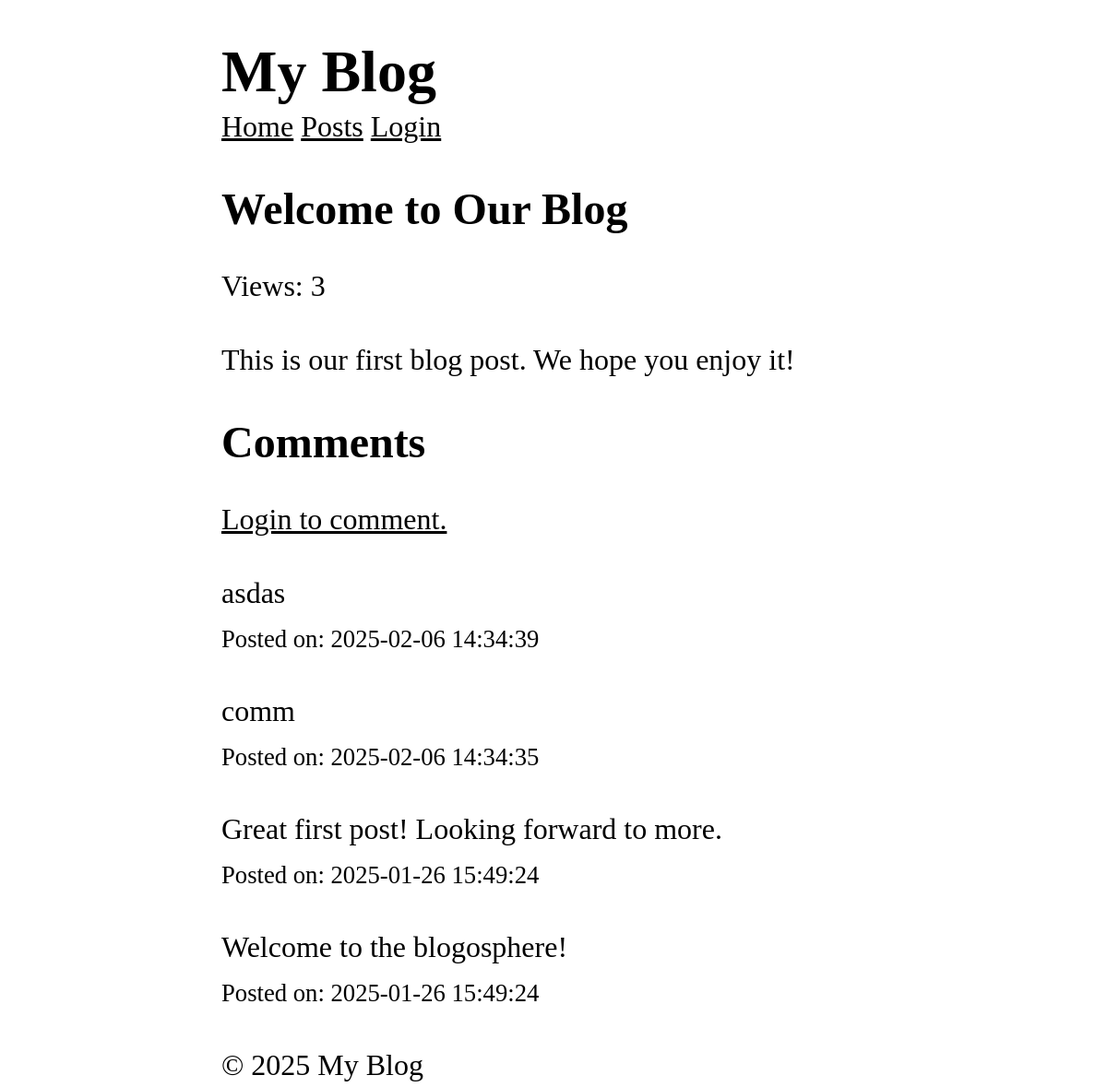
Before: /posts/1 with the older database file.
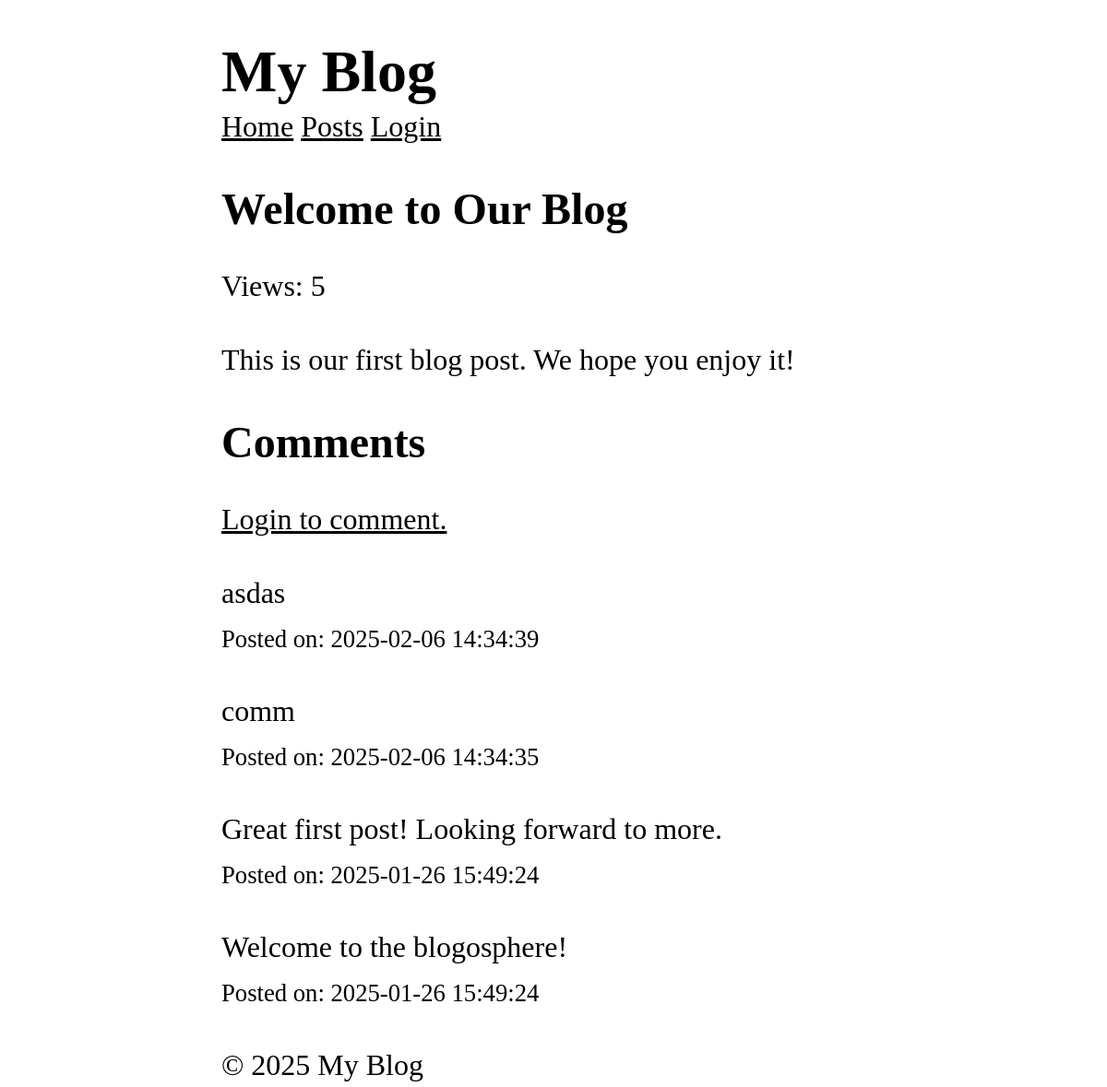
After: the same page with the newer database file.
### tables this page shows
CREATE TABLE posts (
  id INTEGER PRIMARY KEY AUTOINCREMENT,
  title TEXT NOT NULL,
  content TEXT NOT NULL,
  views INTEGER DEFAULT 0,
  user_id INTEGER NOT NULL,
  created_at DATETIME DEFAULT CURRENT_TIMESTAMP,
  FOREIGN KEY (user_id) REFERENCES users (id)
);

CREATE TABLE comments (
  id INTEGER PRIMARY KEY AUTOINCREMENT,
  content TEXT NOT NULL,
  user_id INTEGER NOT NULL,
  post_id INTEGER NOT NULL,
  created_at DATETIME DEFAULT CURRENT_TIMESTAMP,
  FOREIGN KEY (user_id) REFERENCES users (id),
  FOREIGN KEY (post_id) REFERENCES posts (id)
);

### core/Router.php (called while the page is built, shortened)
<?php
class Router
{
  protected array $routes = [];
  protected array $globalMiddleware = [];
  protected array $routeMiddleware = [];
  public function add(string $method, string $uri, string $controller, array $middlewares = []): void
  {
    $this->routes[] = [
      'method' => $method,
      'uri' => $uri,
      'controller' => $controller,
      'middlewares' => $middlewares
    ];
  }
  public function addGlobalMiddleware(string $middleware): void
  {
    $this->globalMiddleware[] = $middleware;
  }
  public function addRouteMiddleware(string $name, string $middleware): void
  {
    $this->routeMiddleware[$name] = $middleware;
  }
  public function dispatch(string $uri, string $method): string
  {
    $route = $this->findRoute($uri, $method);
    $middlewares = [...$this->globalMiddleware, ...array_map(fn($name) => $this->routeMiddleware[$name], $route['middlewares'])];
    return $this->runMiddleware($middlewares, function () use ($route) {
      [$controller, $action] = explode('@', $route['controller']);
      return $this->callAction($controller, $action, $route['params']);
    });
  }
  protected function runMiddleware(array $middlewares, callable $target): mixed
  {
    $next = $target;
    foreach (array_reverse($middlewares) as $middleware) {
      $next = function () use ($middleware, $next) {
        error_log("Middleware running $middleware");
        return (new $middleware)->handle($next);
      };
    }
    return $next();
  }
  protected function findRoute(string $uri, string $method): ?array
  {
    foreach ($this->routes as $route) {
      $params = $this->matchRoute($route['uri'], $uri);
      if ($params !== null && $route['method'] === $method) {
        return [...$route, 'params' => $params];
      }
    }
    return null;
  }
  protected function matchRoute(string $routeUri, string $requestUri): ?array
  {
    $routeSegments = explode('/', trim($routeUri, '/'));
    $requestSegments = explode('/', trim($requestUri, '/'));
    if (count($routeSegments) !== count($requestSegments)) {
      return null;
    }
    $params = [];
    foreach ($routeSegments as $index => $routeSegment) {
      if (str_starts_with($routeSegment, '{') && str_ends_with($routeSegment, '}')) {
        $params[trim($routeSegment, '{}')] = $requestSegments[$index];
      } elseif ($routeSegment !== $requestSegments[$index]) {
        return null;
      }
    }
    return $params;
  }
  protected function callAction(string $controller, string $action, array $params): string
  {
    return (new $controllerClass)->$action(...$params);
  }
}

### app/Services/Auth.php (called while the page is built, shortened)
<?php
class Auth
{
  protected static $user = null;
  public static function user(): ?User
  {
    if (static::$user === null) {
      $userId = $_SESSION['user_id'] ?? null;
      static::$user = $userId
        ? User::find($userId)
        : RememberMe::user();
    }
    return static::$user;
  }
}

### app/Services/RememberMe.php (called while the page is built, shortened)
<?php
class RememberMe
{
  public static function user(): ?User
  {
    $tokenString = $_COOKIE[static::COOKIE_NAME] ?? null;
    if (!$tokenString) {
      return null;
    }
    $token = RememberToken::findValid($tokenString);
    $user = User::find($token->user_id);
    return $user;
  }
}

### app/Services/Csrf.php (called while the page is built, shortened)
<?php
class CSRF
{
  public static function verify(?string $token = null): bool
  {
    $method = $_SERVER['REQUEST_METHOD'];
    if (in_array($method, ['GET', 'HEAD', 'OPTIONS'])) {
      return true;
    }
    return false;
  }
}

### core/App.php (called while the page is built, shortened)
<?php
class App {
  protected static $container = [];
  public static function bind(string $key, mixed $value): void {
    static::$container[$key] = $value;
  }
  public static function get(string $key): mixed {
    return static::$container[$key];
  }
}

### core/Model.php (called while the page is built, shortened)
<?php
abstract class Model
{
  protected static string $table;
  public static function find(mixed $id): ?static
  {
    $db = App::get('database');
    return $db->fetch("SELECT * FROM " . static::$table . " WHERE id = ?", [$id], static::class);
  }
}

### core/Database.php (called while the page is built, shortened)
<?php
class Database
{
  protected $pdo;
  public function __construct(array $config)
  {
    try {
      $dsn = $this->createDsn($config);
      $username = $config['username'] ?? null;
      $password = $config['password'] ?? null;
      $options = $config['options'] ?? null;
      $this->pdo = new PDO($dsn, $username, $password, $options);
      $this->pdo->setAttribute(PDO::ATTR_ERRMODE, PDO::ERRMODE_EXCEPTION);
    } catch (PDOException $e) {
      throw new Exception("Could not connect to the database");
    }
  }
  protected function createDsn(array $config): string
  {
    $driver = $config['driver'];
    $dbname = $config['dbname'];
    return match ($driver) {
      'sqlite' => "sqlite:$dbname",
      default => throw new Exception("Unsupported database driver: $driver")
    };
  }
  public function query(string $sql, array $params = []): PDOStatement
  {
    $stmt = $this->pdo->prepare($sql);
    $stmt->execute($params);
    return $stmt;
  }
  public function fetchAll(string $sql, array $params = [], ?string $className = null): array
  {
    $stmt = $this->query($sql, $params);
    if ($className) {
      $results = $stmt->fetchAll(PDO::FETCH_ASSOC);
      return array_map(function ($row) use ($className) {
        $object = new $className();
        foreach ($row as $key => $value) {
          if (property_exists($object, $key)) {
            $object->$key = $value;
          }
        }
        return $object;
      }, $results);
    }
    return $stmt->fetchAll(PDO::FETCH_ASSOC);
  }
  public function fetch(string $sql, array $params = [], ?string $className = null): mixed
  {
    $stmt = $this->query($sql, $params);
    if ($className) {
      $result = $stmt->fetch(PDO::FETCH_ASSOC);
      if ($result) {
        $object = new $className();
        foreach ($result as $key => $value) {
          if (property_exists($object, $key)) {
            $object->$key = $value;
          }
        }
        return $object;
      }
      return null;
    }
    return $stmt->fetch(PDO::FETCH_ASSOC);
  }
}

### app/Controllers/PostController.php (called while the page is built, shortened)
<?php
class PostController {
  public function show($id) {
    $post = Post::find($id);
    $comments = Comment::forPost($id);
    return View::render(
      template: 'post/show',
      layout: 'layouts/main',
      data: ['post' => $post, 'comments' => $comments]
    );
  }
}

### app/Middlewares/CSRF.php (called while the page is built, shortened)
<?php
class CSRF implements Middleware
{
  public function handle(callable $next)
  {
    return $next();
  }
}

### app/Middlewares/View.php (called while the page is built, shortened)
<?php
class View implements Middleware
{
  public function handle(callable $next)
  {
    return $next();
  }
}

### app/Models/Comment.php (called while the page is built, shortened)
<?php
class Comment extends Model
{
  public static function forPost($postId): array
  {
    $db = App::get('database');
    return $db->fetchAll(
      "SELECT * FROM comments WHERE post_id = ? ORDER BY created_at DESC",
      [$postId],
      static::class
    );
  }
}

### core/View.php (called while the page is built, shortened)
<?php
class View
{
  protected static $globals = [];
  public static function share(string $key, mixed $value): void
  {
    static::$globals[$key] = $value;
  }
  public static function render(string $template, array $data = [], string $layout = null): string
  {
    $data = [...static::$globals, ...$data];
    $content = static::renderTemplate(
      $template,
      $data
    );
    return static::renderLayout($layout, $data, $content);
  }
  protected static function renderTemplate(string $template, array $data): string
  {
    extract($data);
    $path = dirname(__DIR__) . "/app/Views/$template.php";
    require $path;
    return ob_get_clean();
  }
  protected static function renderLayout(?string $template, array $data, string $content): string
  {
    extract([...$data, 'content' => $content]);
    $path = dirname(__DIR__) . "/app/Views/$template.php";
    require $path;
    return ob_get_clean();
  }
}

### app/Views/post/show.php (the view)
<article>
  <h1><?= htmlspecialchars($post->title) ?></h1>
  <p>Views: <?= $post->views ?></p>
  <p>
    <?= nl2br(htmlspecialchars($post->content)) ?>
  </p>
</article>
<section>
  <h2 id="comments">Comments</h2>
  <?php if ($user): ?>
    <form action="/posts/<?= $post->id ?>/comments" method="POST">
      <?= csrf_token() ?>
      <textarea name="content" required rows="3"></textarea>
      <button type="submit">Add Comment</button>
    </form>
  <?php else: ?>
    <p>
      <a href="/login">Login to comment.</a>
    </p>
  <?php endif ?>
  <?php foreach ($comments as $comment): ?>
    <div>
      <p>
        <?= nl2br(htmlspecialchars($comment->content)) ?>
      </p>
      <small>Posted on: <?= $comment->created_at ?></small>
    </div>
  <?php endforeach ?>
</section>

### public/index.php (shortened to what this page needs)
<?php
$router = new Router();
$uri = parse_url($_SERVER['REQUEST_URI'])['path'];
$method = $_SERVER['REQUEST_METHOD'];
echo $router->dispatch($uri, $method);

### app/Views/layouts/main.php (shortened to what this page needs)
<!DOCTYPE html>
<html lang="en">
<head>
  <link rel="stylesheet" href="/style.css" />
</head>
<body>
  <header>
    <h1>My Blog</h1>
  </header>
  <nav>
    <a href="/">Home</a>
    <a href="/posts">Posts</a>
    <?php if ($user): ?>
      <a href="/admin/dashboard">Admin</a>
      <form action="/logout" method="POST">
        <?php csrf_token() ?>
        <button>Logout (<?= $user->email ?>)</button>
      </form>
    <?php else: ?>
      <a href="/login">Login</a>
    <?php endif ?>
  </nav>
  <main>
    <?= $content ?>
  </main>
  <footer>
    <p>&copy; <?= date('Y') ?> My Blog</p>
  </footer>
</body>
</html>

### public/style.css (style rules this page uses)
*, *::before, *::after { box-sizing: border-box; }
html { -moz-text-size-adjust: none; -webkit-text-size-adjust: none; text-size-adjust: none; }
body, h1, h2, h3, h4, p, figure, blockquote, dl, dd { margin-block-end: 0; }
body { min-height: 100vh; line-height: 1.5; max-width: 60%; margin-left: auto; margin-right: auto; font-size: 2em; font-family: Cambria, Cochin, Georgia, Times, "Times New Roman", serif; }
h1, h2, h3, h4, button, input, label { line-height: 1.1; }
h1, h2, h3, h4 { text-wrap: balance; }
a:not([class]) { text-decoration-skip-ink: auto; color: currentColor; }

Changed rows visible on the page:
changed posts "Welcome to Our Blog": views "3" → "5"
